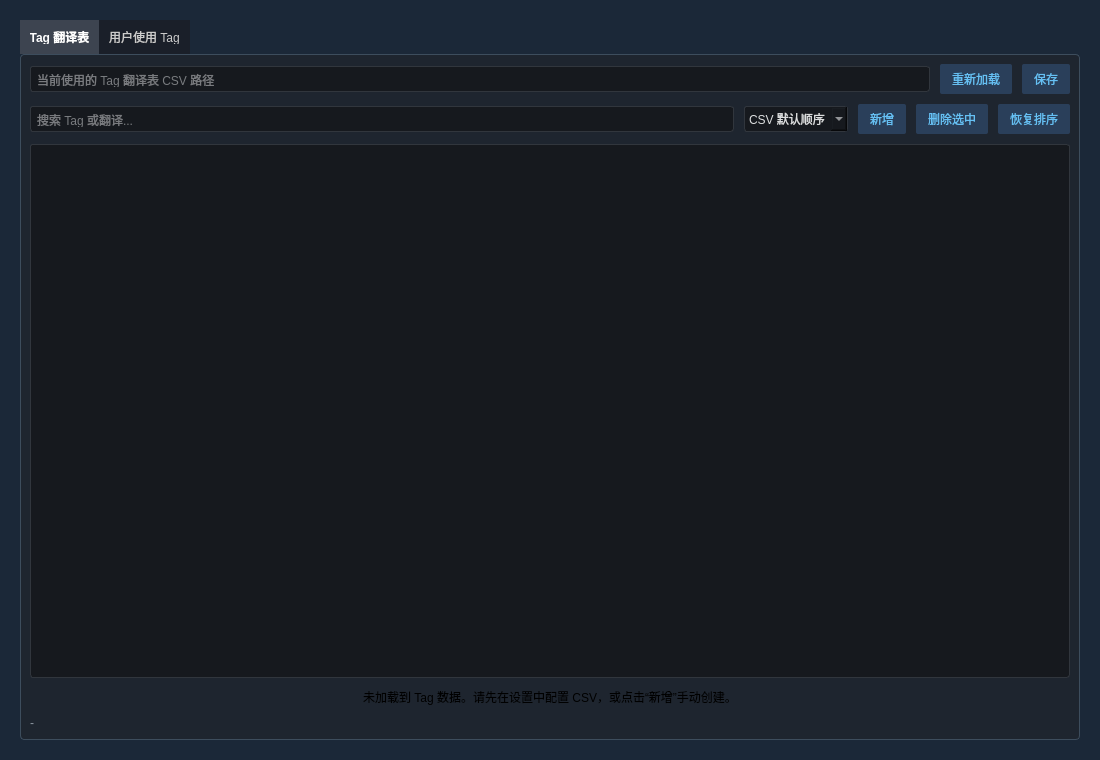
<?xml version="1.0" encoding="UTF-8"?>
<ui version="4.0">
 <class>TagBrowserWidget</class>
 <widget class="QWidget" name="TagBrowserWidget">
  <property name="geometry">
   <rect>
    <x>0</x>
    <y>0</y>
    <width>1100</width>
    <height>760</height>
   </rect>
  </property>
  <property name="styleSheet">
   <string notr="true">QWidget#TagBrowserWidget { background-color: #1b2838; color: #dcdedf; }
QTabWidget::pane {
    border: 1px solid #3d4d5d;
    background-color: #1e252f;
    border-radius: 4px;
}
QLineEdit, QComboBox, QTableView {
    background-color: #16191e;
    border: 1px solid #31363d;
    color: #dcdedf;
    border-radius: 3px;
    padding: 4px;
}
QTabBar { background-color: #1a1f29; }
QTabBar::tab {
    background: #1a1f29;
    color: #ccc;
    padding: 10px;
}
QTabBar::tab:selected {
    background: #3d4450;
    color: #fff;
    font-weight: bold;
}
QPushButton {
    background-color: #2a3f5a;
    border-radius: 2px;
    color: #66c0f4;
    border: none;
    padding: 6px 12px;
}
QPushButton:hover { background-color: #3d5677; color: #ffffff; }
QPushButton:disabled { background-color: #2a3038; color: #7f8791; }
QHeaderView::section {
    background-color: #212831;
    color: #dcdedf;
    padding: 6px;
    border: none;
    border-right: 1px solid #31363d;
}
QTableView {
    gridline-color: #2b3440;
    selection-background-color: #3d5677;
}
QLabel#lblStatus, QLabel#lblUserTagStatus {
    color: #8c96a0;
}</string>
  </property>
  <layout class="QVBoxLayout" name="verticalLayout">
   <property name="spacing">
    <number>10</number>
   </property>
   <property name="leftMargin">
    <number>20</number>
   </property>
   <property name="topMargin">
    <number>20</number>
   </property>
   <property name="rightMargin">
    <number>20</number>
   </property>
   <property name="bottomMargin">
    <number>20</number>
   </property>
   <item>
    <widget class="QTabWidget" name="tabWidgetTagBrowser">
     <property name="currentIndex">
      <number>0</number>
     </property>
     <widget class="QWidget" name="tabTranslation">
      <attribute name="title">
       <string>Tag 翻译表</string>
      </attribute>
      <layout class="QVBoxLayout" name="verticalLayoutTranslation">
       <property name="spacing">
        <number>10</number>
       </property>
       <item>
        <layout class="QHBoxLayout" name="horizontalLayoutTop">
         <item>
          <widget class="QLineEdit" name="editCsvPath">
           <property name="readOnly">
            <bool>true</bool>
           </property>
           <property name="placeholderText">
            <string>当前使用的 Tag 翻译表 CSV 路径</string>
           </property>
          </widget>
         </item>
         <item>
          <widget class="QPushButton" name="btnReload">
           <property name="text">
            <string>重新加载</string>
           </property>
          </widget>
         </item>
         <item>
          <widget class="QPushButton" name="btnSave">
           <property name="text">
            <string>保存</string>
           </property>
          </widget>
         </item>
        </layout>
       </item>
       <item>
        <layout class="QHBoxLayout" name="horizontalLayoutFilter">
         <item>
          <widget class="QLineEdit" name="editSearch">
           <property name="placeholderText">
            <string>搜索 Tag 或翻译...</string>
           </property>
          </widget>
         </item>
         <item>
          <widget class="QComboBox" name="comboSort">
           <item>
            <property name="text">
             <string>CSV 默认顺序</string>
            </property>
           </item>
           <item>
            <property name="text">
             <string>Tag A-Z</string>
            </property>
           </item>
           <item>
            <property name="text">
             <string>Tag Z-A</string>
            </property>
           </item>
          </widget>
         </item>
         <item>
          <widget class="QPushButton" name="btnAdd">
           <property name="text">
            <string>新增</string>
           </property>
          </widget>
         </item>
         <item>
          <widget class="QPushButton" name="btnDelete">
           <property name="text">
            <string>删除选中</string>
           </property>
          </widget>
         </item>
         <item>
          <widget class="QPushButton" name="btnResetSort">
           <property name="text">
            <string>恢复排序</string>
           </property>
          </widget>
         </item>
        </layout>
       </item>
       <item>
        <widget class="QTableView" name="tableTags"/>
       </item>
       <item>
        <widget class="QLabel" name="lblEmptyState">
         <property name="text">
          <string>未加载到 Tag 数据。请先在设置中配置 CSV，或点击“新增”手动创建。</string>
         </property>
         <property name="alignment">
          <set>Qt::AlignCenter</set>
         </property>
         <property name="wordWrap">
          <bool>true</bool>
         </property>
        </widget>
       </item>
       <item>
        <widget class="QLabel" name="lblStatus">
         <property name="text">
          <string>-</string>
         </property>
        </widget>
       </item>
      </layout>
     </widget>
     <widget class="QWidget" name="tabUserTags">
      <attribute name="title">
       <string>用户使用 Tag</string>
      </attribute>
      <layout class="QVBoxLayout" name="verticalLayoutUserTags">
       <property name="spacing">
        <number>10</number>
       </property>
       <item>
        <layout class="QHBoxLayout" name="horizontalLayoutUserTagFilter">
         <item>
          <widget class="QLineEdit" name="editUserTagSearch">
           <property name="placeholderText">
            <string>搜索用户使用过的 Tag 或翻译...</string>
           </property>
          </widget>
         </item>
         <item>
          <widget class="QComboBox" name="comboUserTagScope">
           <item>
            <property name="text">
             <string>正面 Tag</string>
            </property>
           </item>
           <item>
            <property name="text">
             <string>负面 Tag</string>
            </property>
           </item>
           <item>
            <property name="text">
             <string>正面 + 负面</string>
            </property>
           </item>
          </widget>
         </item>
         <item>
          <widget class="QComboBox" name="comboUserTagSort">
           <item>
            <property name="text">
             <string>使用次数降序</string>
            </property>
           </item>
           <item>
            <property name="text">
             <string>Tag A-Z</string>
            </property>
           </item>
           <item>
            <property name="text">
             <string>Tag Z-A</string>
            </property>
           </item>
          </widget>
         </item>
         <item>
          <widget class="QPushButton" name="btnRefreshUserTags">
           <property name="text">
            <string>刷新</string>
           </property>
          </widget>
         </item>
        </layout>
       </item>
       <item>
        <widget class="QTableView" name="tableUserTags"/>
       </item>
       <item>
        <widget class="QLabel" name="lblUserTagEmptyState">
         <property name="text">
          <string>切换到此页面后会读取 user_gallery_cache.json 并统计用户使用过的 Tag。</string>
         </property>
         <property name="alignment">
          <set>Qt::AlignCenter</set>
         </property>
         <property name="wordWrap">
          <bool>true</bool>
         </property>
        </widget>
       </item>
       <item>
        <widget class="QLabel" name="lblUserTagStatus">
         <property name="text">
          <string>用户 Tag 未加载</string>
         </property>
        </widget>
       </item>
      </layout>
     </widget>
    </widget>
   </item>
  </layout>
 </widget>
 <resources/>
 <connections/>
</ui>
